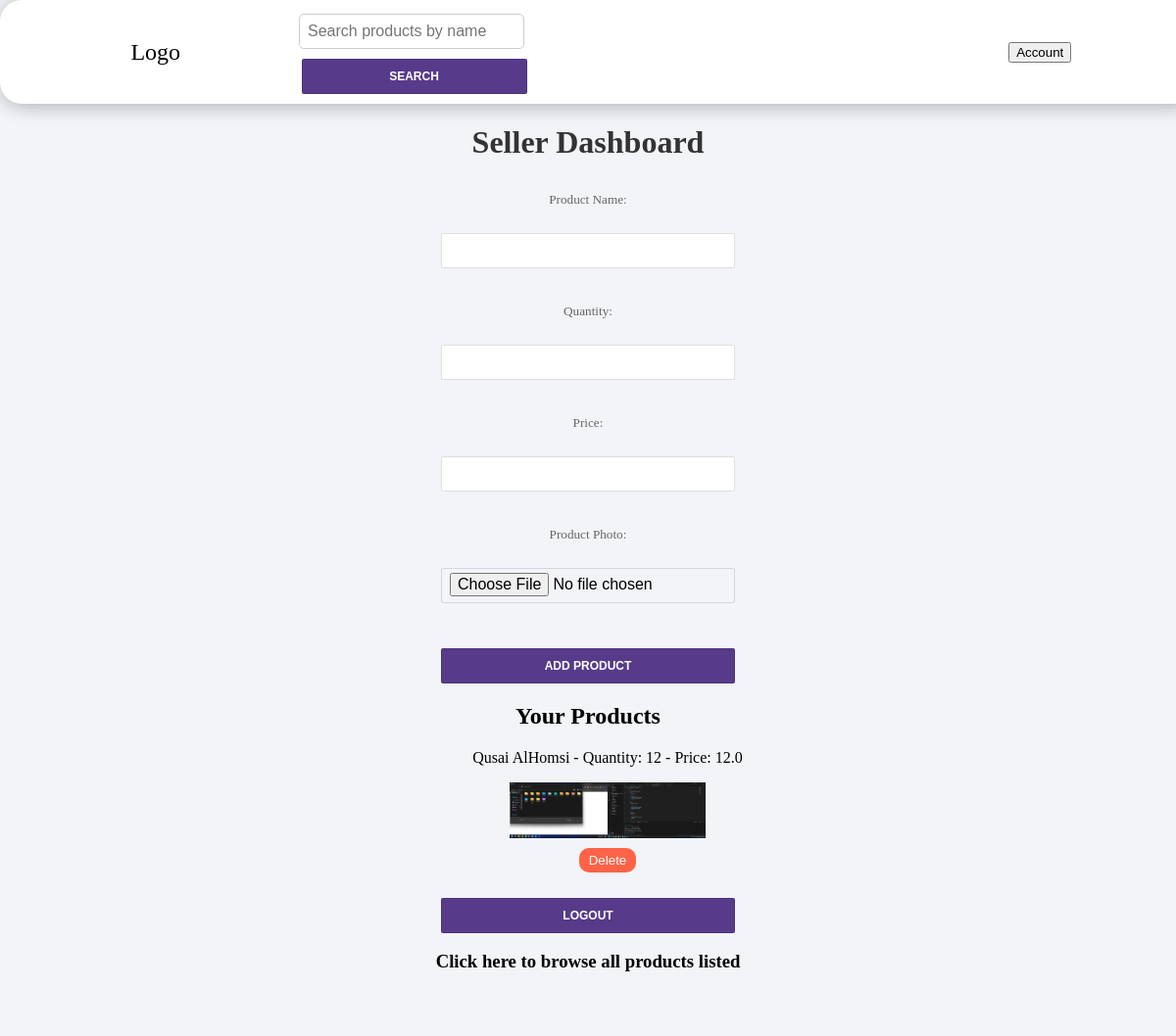
The app's page /seller_dashboard (signed in) with its own data.
### app.py (models this page shows)
class Product(db.Model):
    id = db.Column(db.Integer, primary_key=True)
    name = db.Column(db.String(100), nullable=False)
    quantity = db.Column(db.Integer, nullable=False)
    price = db.Column(db.Float, nullable=False)
    photo = db.Column(db.String(100), nullable=True)
    user_id = db.Column(db.Integer, db.ForeignKey('user.id'), nullable=True)

### app.py (the view)
@app.route('/seller_dashboard')
@login_required
def seller_dashboard():
    if current_user.role == 'seller':
        seller_products = Product.query.filter_by(user_id=current_user.id).all()
        return render_template('seller_dashboard.html', products=seller_products)
    else:
        flash('Unauthorized access!', 'error')
        return redirect(url_for('login'))

### app.py (called while the page is built)
@login_manager.user_loader
def load_user(user_id):
    return User.query.get(int(user_id))

### templates/seller_dashboard.html (shortened to what this page needs)
<!DOCTYPE html>
<html lang="en">
  <head>
    <link
      rel="stylesheet"
      href="{{ url_for('static', filename='seller.css') }}"
    />
  </head>
  <body>
    {% include 'navbar.html' %}
    <h1>Seller Dashboard</h1>
    <form
      class="sellerform"
      action="{{ url_for('add_product') }}"
      method="POST"
      enctype="multipart/form-data"
    >
      <label for="name">Product Name:</label><br />
      <input type="text" id="name" name="name" required /><br /><br />
      <label for="quantity">Quantity:</label><br />
      <input type="number" id="quantity" name="quantity" required /><br /><br />
      <label for="price">Price:</label><br />
      <input
        type="number"
        id="price"
        name="price"
        step="0.01"
        required
      /><br /><br />
      <label for="photo">Product Photo:</label><br />
      <input type="file" id="photo" name="photo" /><br /><br />
      <button type="submit">Add Product</button>
    </form>
    <h2>Your Products</h2>
    <ul>
      {% for product in products %}
      <li>
        <p>
          {{ product.name }} - Quantity: {{ product.quantity }} - Price: {{
          product.price }}
        </p>
        <img
          src="{{ url_for('static', filename='uploads/' + product.photo) }}"
          alt="Product Image"
        />
        <div class="button-container">
          <div class="delete-container">
            <button class="delete" onclick="showConfirmation(this)">
              Delete
            </button>
          </div>
        </div>
      </li>
      {% endfor %}
    </ul>
    <form action="{{ url_for('logout') }}" method="POST">
      <button type="submit">Logout</button>
    </form>
    <div>
      <form action="{{ url_for('customer_dashboard') }}" method="POST">
        <h3>Click here to browse all products listed</h3>
        <button type="submit">All Items Listed</button>
      </form>
    </div>
  </body>
</html>

### static/seller.css (style rules this page uses)
ul img { max-width: 100%; height: auto; }
html, body { background: #f2f4f8; margin: 0; padding: 0; text-align: center; }
ul { list-style-type: none; }
form { display: flex; flex-direction: column; align-items: center; }
form label { color: #666; font-size: 0.825rem; margin-bottom: 0.25rem; }
form input[type="text"], form input[type="number"], form input[type="file"], form button[type="submit"] { border: 1px solid rgba(0, 0, 0, 0.125); border-radius: 0.125rem; box-sizing: border-box; font-size: 1rem; height: 2.25rem; line-height: 1.25rem; margin-top: 0.25rem; padding: 0.25rem 0.5rem; transition: all 0.25s; width: 100%; max-width: 300px; }
form button[type="submit"] { color: white; background: #573b8a; font-size: 0.75rem; font-weight: bold; margin-top: 0.625rem; text-transform: uppercase; cursor: pointer; }
h1 { color: #333; text-align: center; margin-bottom: 2rem; }
ul img, table img { max-width: 200px; max-height: 150px; }

### templates/seller_dashboard.html (style rules this page uses)
ul img { max-width: 200px; max-height: 150px; display: block; margin: 0 auto; }
.button-container { text-align: center; margin-top: 10px; }
.delete-container { display: inline-block; }
button.delete, button.confirm-delete { padding: 5px 10px; border: none; border-radius: 10px; cursor: pointer; outline: none; width: auto; height: auto; transition: background-color 0.3s; }
button.delete { background-color: #ff6347; color: white; }

### records on screen
Product: name "Qusai AlHomsi", quantity "12", price "12.0", photo (picture)
